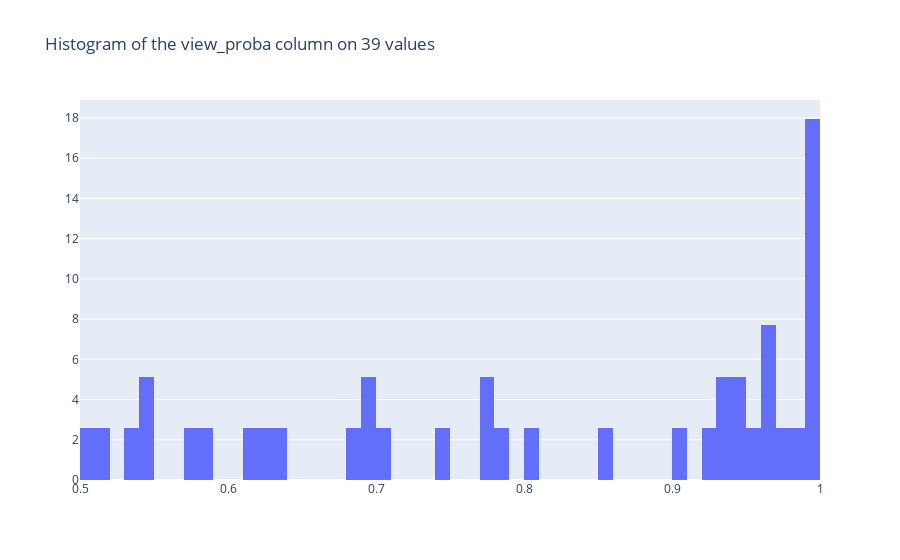

The cell this chart's notebook holds for it:
### Code cell
plot_hist(df_view_err_no_others, 'view_proba')

### Figure 1 — Plotly figure (JSON) as saved in the notebook; plotly's stock layout.template omitted (floating-point values rounded to 4 significant figures)
{"data": [{"histnorm": "percent", "type": "histogram", "x": [0.9935, 0.5472, 0.9564, 0.6925, 0.9627, 0.5876, 0.6989, 0.7711, 0.6267, 0.938, 0.9678, 0.988, 0.5396, 0.9288, 0.9999, 0.9623, 0.9319, 0.9708, 0.7723, 0.5434, 0.5102, 0.5031, 0.8021, 0.7485, 0.9495, 0.9093, 0.993, 0.5752, 0.6151, 0.9971, 0.6833, 0.9496, 0.8583, 0.9998, 0.9995, 0.631, 0.7804, 0.7086, 0.9908], "xbins": {"end": 1, "size": 0.01, "start": 0}}], "layout": {"title": {"text": "Histogram of the view_proba column on 39 values"}}}
